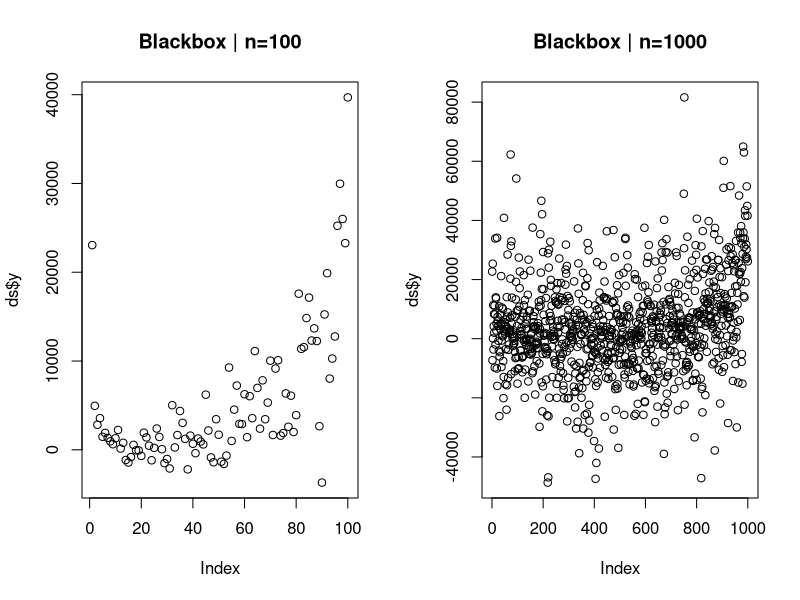
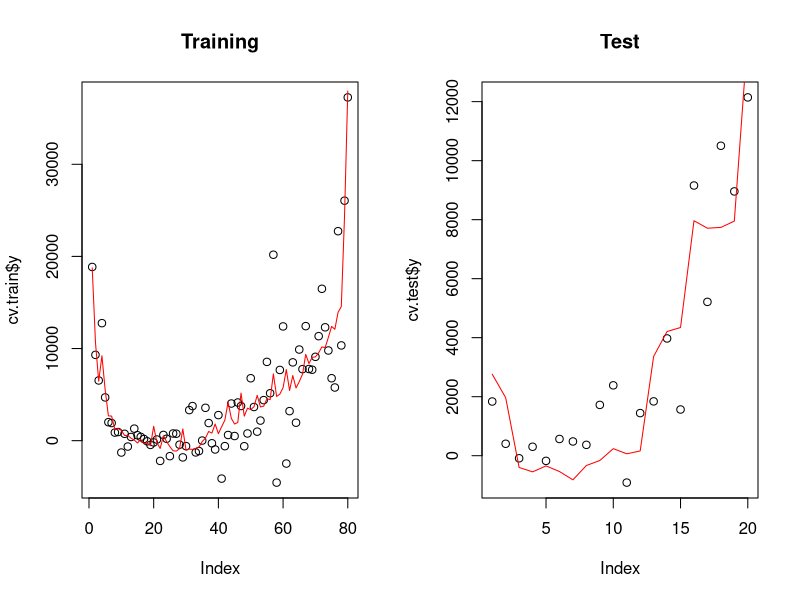
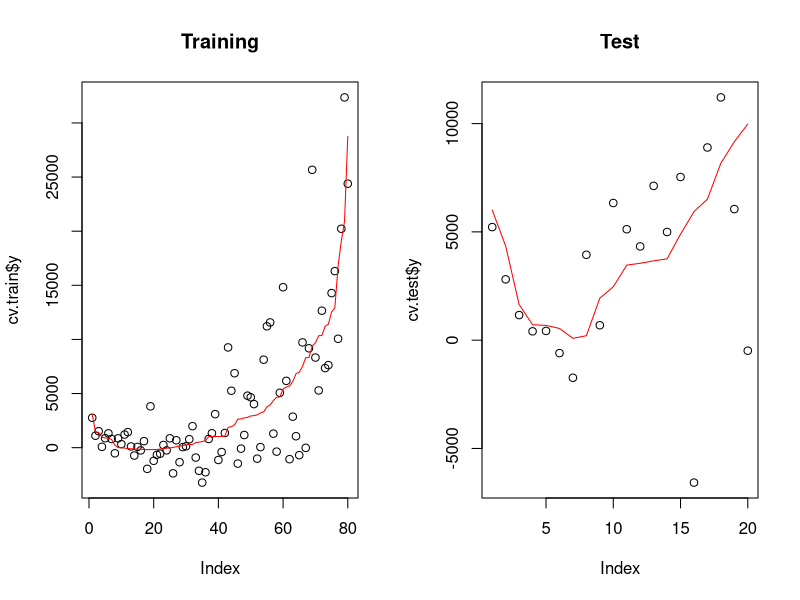

The R script that drew these images, in order:
#setwd("C:\\Users\\Johann\\OneDrive - Università degli Studi di Padova\\_Statistica_e_metodi\\_Corsi e dispense\\TquanT_2017\\app")
EvalRegr = function ( obs, pred )
{ 
  
  if ( length(obs) != length(pred) ) 
  { stop ( "Vectors must have the same length!" ) }   
  
  ## MSE and RMSE
  mse = mean ( ( obs - pred ) ** 2 )
  rmse = sqrt ( mse)
  
  ## Standard Error of the MSE
  
  se.mse = sd ( ( obs - pred ) ** 2 ) / sqrt(length(obs))  
  
  ## MAE  
  mae = mean ( abs( obs - pred ) )
  
  ## R2
  R2 = cor ( obs, pred ) ** 2
  
  ## Outout
  list( MSE = mse, RMSE = rmse, MAE = mae, R2 = R2, SE.MSE = se.mse )
}
gen = function(x1,x2){
  return( -500 + 8.5*x1 +300*x1^2 + 0.2*x1*x2 + 29600*rnorm(length(x1),0,90)*sin(x1) + 3000*sin(x2)*runif(length(x1),-15570,15570)*sample(c(0,1),length(x1),prob = c(0.04,0.96),replace = T) )
}
gen2 = function(x1,x2){
  return( -500 + 8.5*x1 +300*x1^2 + 0.2*x1*x2 + 29600*rnorm(length(x1),0,90)*sin(x1) + 3000*sin(x2)*runif(length(x1),-15570,15570)*sample(c(0,1),length(x1),prob = c(0.04,0.96),replace = T) )
}
gen3 = function(x1,x2){
  n = length(x1)
  return(   0 +
            3*x1 +
            7.2*x1^2 +
            0.008*x1*x2*n +
            0.01*rnorm(length(x1),0,2*n/10)*sin(x1)*n^2 +
            0.01*sin(x2)*runif(n,-n,n)
              #*sample(c(0,1),n,prob = c(0.04,0.96),replace = T)
              *n^1.5
            )
}
gen4 = function(x1,x2,x3,x4){
  n = length(x1)
  return(   0
            +3*x1
            + 3*x1^2 
            + 1*x2
            + 1*x1*x2 
            + 1*x1*x3 
            + 1*x2*x3 
            + 0.008*x4 
            + 0.0001*rnorm(length(x1),0,2*n/10)*sin(x1)*n^2
            #+ 0.0001*sin(x2)*runif(n,-n,n)
            #*sample(c(0,1),n,prob = c(0.04,0.96),replace = T)
            #*n^1.5
  )
}

dataGen = function(n, generator = 1,plot=F) {
  x1 = -(n/4):(n*3/4-1)
  x2 = rnorm(n,5,30)
  if(generator == 1){
    y = gen(x1,x2)
  } else if(generator ==2){
    y = gen2(x1,x2)
  }else if(generator ==3){
    y = gen3(x1,x2)
  }else if(generator ==4){
    x1 = sort(rnorm(n,15,30))
    x2 = rnorm(n,20,8)
    x3 = rnorm(n,4,70)
    x4 = rep(runif(4,-10,40),trunc(n/4))
    y = gen4(x1,x2,x3,x4)
  }
  ds = data.frame("y"=y,"x1"=x1,"x2"=x2)
  if(plot)plot(ds$y,main=paste0("Blackbox | n=",n))
  return(ds)
}

#check the generated data
par(mfrow=c(1,2))
dataGen(100,plot=T,generator = 4)
dataGen(1000,plot=T,generator = 4)
par(mfrow=c(1,1))



set.seed(111) ## Se fija una semilla, para reproducir los datos

jaVal = function(formula, data, folds=5, repetitions = 10, fixSamp = T){
  n.all = nrow(data)
  xModel = as.formula(formula)
  n.cv = folds
  n.times = repetitions
  if(fixSamp){
    train.ind = sample( c(rep(0,n.all*0.3), rep(1,n.all*0.7)) )
  } else{
    train.ind = sample( c(0,1), size=n.all , replace=TRUE, prob=c(0.3, 0.7) )
  }
  xx.train = data[ train.ind == 1 , ]
  xx.test  = data[ train.ind == 0 , ] 
  ## Matriz para almacenar los errores y los AUCs
  w.r2 = matrix ( NA, n.times, n.cv )
  train.r2 = matrix ( NA, n.times, n.cv )
  train.rmse = matrix ( NA, n.times, n.cv )
  w.rmse   = matrix ( NA, n.times, n.cv )
  train.rmse = matrix ( NA, n.times, n.cv )
  test.predict = list()
  k=0
  #do the magic
  for ( times in 1:n.times )
  { 
    ## Crea el vector "groups" que contiene el grupo (fold) de cada observaci?n  
    groups = sample ( rep ( 1:n.cv, length=n.all ) )
    
    ## Validaci?n Cruzada
    for ( ind.cv in 1:n.cv )
    {
      k = k+1
      ## Creamos los datasets de training y testing en este fold
      cv.train = data [ groups != ind.cv , ]
      cv.test  = data [ groups == ind.cv , ] 
      
      ## Regresi?n Log?stica ajustada con la muestra de Training
      lm.out = lm(xModel, data=cv.train )
      train.r2 [times,ind.cv] <- summary(lm.out)$r.squared
      train.rmse [times,ind.cv] <- round((summary(lm.out)$sigma/nrow(cv.train))^1/2,3)
      
      ## Predicciones en la Muestra de Testing
      pred.lm.cv.testing = predict ( lm.out , newdata=cv.test)
      #toDo for bands of confidence plot
      #test.predict[[k]] = pred.lm.cv.testing 
      
      EvalRegr ( cv.test$y , pred.lm.cv.testing )
      
      w.r2 [times,ind.cv] = EvalRegr ( cv.test$y , pred.lm.cv.testing )$R2
      w.rmse [times,ind.cv] = EvalRegr ( cv.test$y , pred.lm.cv.testing )$RMSE

    }
  }
  training.r2 <-  cbind(round(mean(train.r2),2),sd(as.vector(train.r2)))
  testing.r2 <- cbind(round(mean(w.r2),2),sd(as.vector(w.r2)))
  names(training.r2) = names(testing.r2) = c("r2_mean","r2_sd")
  

  par(mfrow=c(1,2))
  plot(cv.train$y, main = "Training")
  lines(fitted(lm(xModel, data=cv.train)),col="red")
  plot(cv.test$y, main = "Test")
  lines(pred.lm.cv.testing,col="red")
  
  
  #lines(predict(),col="red")
  
  
  training.rmse <- cbind(round(mean(train.rmse),2),sd(as.vector(train.rmse)))
  testing.rmse <- cbind(round(mean(w.rmse),2),sd(as.vector(w.rmse)))
  # DiagPlot(cv.test$y, pred.lm.cv.testing)
  # DiagPlot(cv.train$y,  predict ( lm.out , newdata=cv.train))
  return(list(train = training.r2, test=testing.r2))
}


jaVal("y~x1+I(x1^2)+I(x1^3)+I(x1^4)+I(x1^5)+I(x1^6)+I(x1^7)+I(x1^8) + x1*x2 + I(x2^2) + I(x2^3)",
      dataGen(n=100,4),folds = 5,repetitions = 10)

jaVal("y~x1+I(x1^2)+I(x1^3)",
      dataGen(n=100,4),folds = 5,repetitions = 10)
